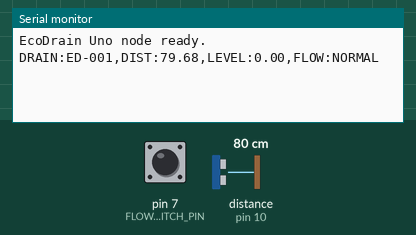
This sketch was run on a simulated Arduino Uno, built with avr-gcc and run on an emulated ATmega328P. On the bench: the last lines printed to the serial monitor. Wiring (inferred from the names in the program): ultrasonic range finder: trigger pin 9; echo pin 10. The inputs (shaded band) are chosen by the test bench; at power-on: distance to the obstacle (sensor on pin 10) 80 cm, pin 7 (FLOW_SWITCH_PIN) HIGH. The echo pulse lasts 58.3 µs per cm.

Above: at 1.7 s.
1.8 s: distance to the obstacle (sensor on pin 10) set to 2 cm
3.3 s: pin 7 (FLOW_SWITCH_PIN) pulled LOW for 3.2 s
At 6.9 s:
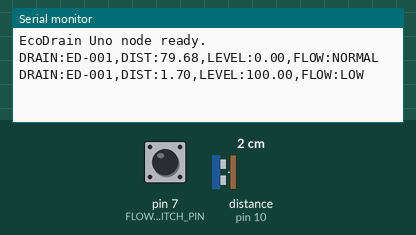
8.0 s: distance to the obstacle (sensor on pin 10) set to 4 cm
At 11.9 s:
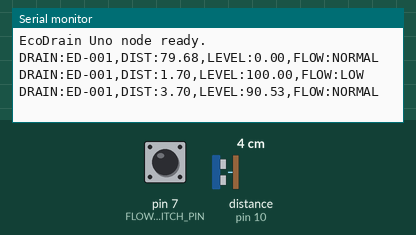

Measured:
- after the input at 3.3 s, the serial monitor: prints a new line after 2.4 s (image 1)
- after the input at 8.0 s, the serial monitor: prints a new line after 2.7 s (image 2)

The sketch:

uno_usb_serial.ino
```cpp
/*
  EcoDrain — Arduino Uno Sensor Node (USB / no WiFi)
  ---------------------------------------------------
  For a plain Arduino (Uno, Nano, Mega, etc.) with no WiFi or Ethernet
  hardware. The Arduino reads the HC-SR04 ultrasonic sensor and an
  optional float switch, then prints one line of sensor data over USB
  Serial every SEND_INTERVAL_MS.

  A small Python script running on the same computer (see
  ../uno_usb_serial/serial_bridge.py) reads that USB serial port,
  parses the line, and forwards it to the Flask backend's
  POST /api/sensor-data endpoint — so no backend changes and no WiFi
  hardware are needed.

  Hardware
  --------
  - Arduino Uno (or compatible)
  - HC-SR04 ultrasonic sensor
  - Float switch (optional — leave FLOW_SWITCH_PIN unconnected and it
    will just always report NORMAL)

  Wiring (Arduino Uno logic is 5V, same as HC-SR04 — NO voltage
  divider needed here, unlike the ESP32 version)
  -----------------------------------------------------------------
  HC-SR04         Arduino Uno
  -------         -----------
  VCC     ---->   5V
  GND     ---->   GND
  TRIG    ---->   Digital Pin 9
  ECHO    ---->   Digital Pin 10

  Float switch    Arduino Uno
  ------------    -----------
  Signal  ---->   Digital Pin 7
  GND     ---->   GND

  Setup
  -----
  1. Set DRAIN_ID below to match a drain already in the backend
     (ED-001 .. ED-005), or one you create.
  2. Calibrate EMPTY_DISTANCE_CM / FULL_DISTANCE_CM for your mounting
     (same idea as the ESP32 version — see arduino/README.md).
  3. Upload this sketch, then CLOSE the Arduino IDE's Serial Monitor
     (it locks the port — the Python bridge script needs it free).
  4. Run the bridge script: see arduino/uno_usb_serial/README.md
*/

// ------------------------------------------------------------------
// EDIT THESE FOR YOUR SETUP
// ------------------------------------------------------------------
const char* DRAIN_ID = "ED-001";   // must match a drain_id in the backend

// Calibration: measure with a tape once the sensor is mounted.
const float EMPTY_DISTANCE_CM = 20.0;  // reading when drain is empty (0%)
const float FULL_DISTANCE_CM  = 2.0;   // reading when drain is full (100%)

const unsigned long SEND_INTERVAL_MS = 5000; // one line every 5s

// ------------------------------------------------------------------
// PIN CONFIG
// ------------------------------------------------------------------
const int TRIG_PIN        = 9;
const int ECHO_PIN        = 10;
const int FLOW_SWITCH_PIN = 7;

unsigned long lastSendTime = 0;

float readDistanceCm() {
  const int SAMPLES = 5;
  float samples[SAMPLES];
  int valid = 0;

  for (int i = 0; i < SAMPLES; i++) {
    digitalWrite(TRIG_PIN, LOW);
    delayMicroseconds(2);
    digitalWrite(TRIG_PIN, HIGH);
    delayMicroseconds(10);
    digitalWrite(TRIG_PIN, LOW);

    long duration = pulseIn(ECHO_PIN, HIGH, 30000UL);
    if (duration > 0) {
      samples[valid++] = duration * 0.0343 / 2.0;
    }
    delay(30);
  }

  if (valid == 0) return -1;

  for (int i = 1; i < valid; i++) {
    float key = samples[i];
    int j = i - 1;
    while (j >= 0 && samples[j] > key) {
      samples[j + 1] = samples[j];
      j--;
    }
    samples[j + 1] = key;
  }
  return samples[valid / 2];
}

float distanceToWasteLevel(float distanceCm) {
  float level = (EMPTY_DISTANCE_CM - distanceCm) / (EMPTY_DISTANCE_CM - FULL_DISTANCE_CM) * 100.0;
  if (level < 0) level = 0;
  if (level > 100) level = 100;
  return level;
}

const char* readWaterFlow() {
  bool triggered = (digitalRead(FLOW_SWITCH_PIN) == LOW);
  return triggered ? "LOW" : "NORMAL";
}

void setup() {
  Serial.begin(9600);
  pinMode(TRIG_PIN, OUTPUT);
  pinMode(ECHO_PIN, INPUT);
  pinMode(FLOW_SWITCH_PIN, INPUT_PULLUP);
  delay(500);
  Serial.println("EcoDrain Uno node ready.");
}

void loop() {
  unsigned long now = millis();
  if (now - lastSendTime >= SEND_INTERVAL_MS || lastSendTime == 0) {
    lastSendTime = now;

    float distance = readDistanceCm();
    if (distance < 0) {
      // sensor read failed this cycle, skip the line
      return;
    }

    float wasteLevel = distanceToWasteLevel(distance);
    const char* waterFlow = readWaterFlow();

    // One CSV line per reading, easy for the Python bridge to parse:
    // DRAIN:ED-001,DIST:12.34,LEVEL:56.78,FLOW:NORMAL
    Serial.print("DRAIN:");
    Serial.print(DRAIN_ID);
    Serial.print(",DIST:");
    Serial.print(distance, 2);
    Serial.print(",LEVEL:");
    Serial.print(wasteLevel, 2);
    Serial.print(",FLOW:");
    Serial.println(waterFlow);
  }
}
```
